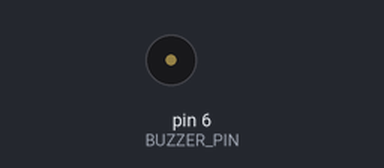
The sketch below on a simulated Arduino Uno, built with avr-gcc and run on an emulated ATmega328P. On the bench: buzzer (waves = sounding). What the sketch prints to the serial monitor is not drawn.

Above: at 0.1 s.
At 1.1 s:
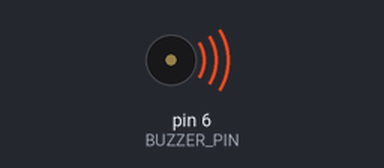
Timing chart, 0 to 5.7 s (numbered marks = the images above):
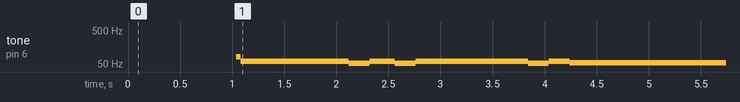

Measured:
- by itself, tone on pin 6 (BUZZER_PIN): plays 81 Hz for 0.04 s, 60 Hz for 1.0 s, 53 Hz for 0.20 s, 60 Hz for 0.24 s, 53 Hz for 0.20 s, 60 Hz for 1.1 s … (9 notes in this stretch)

The sketch:

lab_2_buzzer.ino
```cpp
// Setting a #define is like a find-and-replace
#define BUZZER_PIN 6
#define BAUD_RATE 9600
#define N_INTERVALS 8

// Global variables.
unsigned long last_timestamp;
unsigned long current_delay = 0;
unsigned long intervals[N_INTERVALS] = {1000,500,100,600,200,500,1500,800};

// Remember, setup runs once when the romi is powered up
void setup() {


  //Start a serial connection
  Serial.begin(BAUD_RATE);
  // Wait for stable connection, report reset.
  delay(1000);
  Serial.println("***RESET***");
  last_timestamp = millis();


  // Set pin 6 (buzzer) to output.
  pinMode( BUZZER_PIN, OUTPUT);

  // Initialise your global variables.

}

int toggleBuzzer(){
  static bool toggle = false;
  toggle = !toggle;
  if(toggle){
    //analogWrite(BUZZER_PIN,2);
    digitalWrite(BUZZER_PIN,1);
    return 0;
     }
  else{
    //analogWrite(BUZZER_PIN,0);
    digitalWrite(BUZZER_PIN,0);
    return 1;
  }
}

// Remember, loop repeats again and again.
void loop() {
static int array_index = 0;
int next;
  current_delay = intervals[array_index];
  unsigned long level = 200000;
  unsigned long current_time= micros();
  unsigned long elapsed_time = current_time - last_timestamp;
  if(elapsed_time > current_delay){
      next = toggleBuzzer();
      //last_timestamp=micros();
  }
  if(next && elapsed_time > level){
    array_index = (array_index+1)%N_INTERVALS;
    last_timestamp=micros();
  }
  if(elapsed_time > level){
    //array_index = (array_index +1) % N_INTERVALS;
  }
  Serial.print(array_index);
  Serial.print("->");
  Serial.println(intervals[array_index]);

  // Implement a millis() or micros() task block
  // to toggle the state of the buzzer.
}
```
